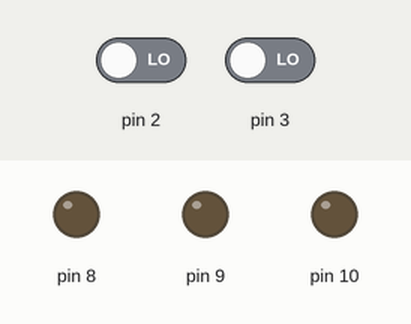
The sketch below on a simulated Arduino Uno, built with avr-gcc and run on an emulated ATmega328P. Parts: output pins drawn as LEDs (lit = HIGH). The test bench sets the inputs (shaded band); at power-on: pin 2 LOW, pin 3 LOW.

Above: at 1.5 s.
1.6 s: pin 2 driven HIGH
At 2.8 s:
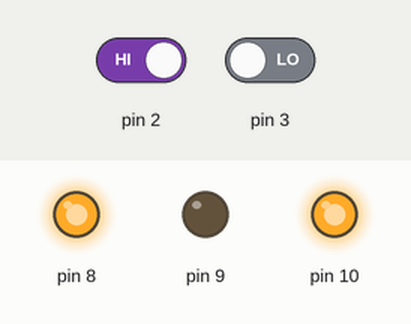
3.1 s: pin 3 driven HIGH
At 4.1 s:
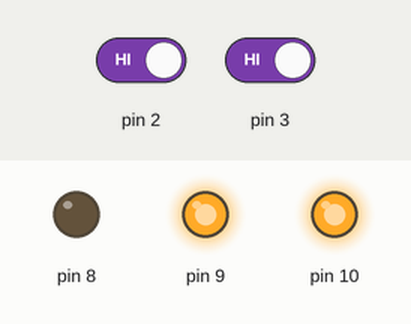
4.6 s: pin 3 driven LOW
At 5.2 s:
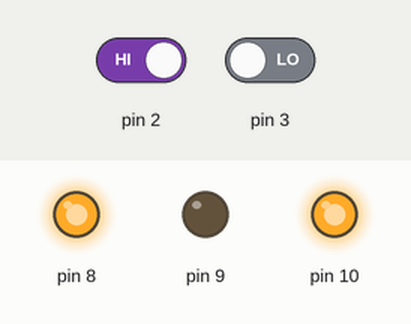
6.1 s: pin 2 driven LOW
At 6.4 s:
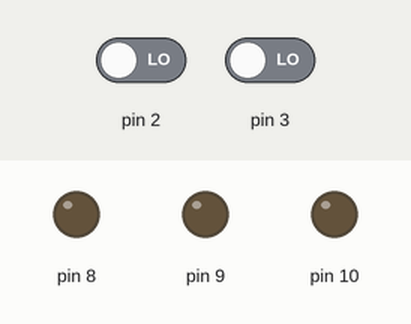
Timing chart, 0 to 8.6 s (numbered marks = the images above; inputs shaded):
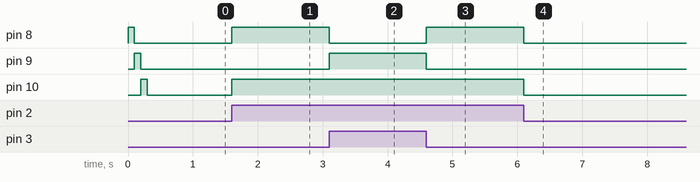

The sketch:

PortasLogicas.ino
```cpp
bool A=false, B=false;
void setup() {
  for(int i=8; i<11; i++){
    pinMode(i, OUTPUT);
    digitalWrite(i, true);
    delay(100);
    digitalWrite(i, false);
  }
  pinMode(2, INPUT);
  pinMode(3, INPUT);
}


void loop() {
  A=digitalRead(2);
  B=digitalRead(3);
  if(A || B) digitalWrite(10, true);
  else digitalWrite(10,false);
  if(A && B) digitalWrite (9, true);
  else digitalWrite(9,false);
  if (A!=B) digitalWrite(8, true);
  else digitalWrite(8, false);

}
```

VetorialParaParametrica.c
```cpp
#include <stdio.h>
#include <stdlib.h>
double obterTres(double v[], char c){
    for (int i =0;i<3;i++){
        printf("\n%c%d: ", c, i+1);
        scanf("%lf",&v[i]);
    }
    return 0;
}
void exibeponto(double V[]){
    for (int i=0; i<3; i++){
        printf("|%lf|", V[i]);
    }
    printf("\n");
}
void exibelinha(double V[], double v[]){
    char dimensao='x';
    for (int i=0; i<3; i++){
        printf("|%c=%lf+@(%lf)|\n", dimensao+i, V[i],v[i]);
    }
}

int main()
{
    double pontoA[3], vetora[3];
    printf("digite o Primeiro ponto \n");
    obterTres(pontoA, 'A');
    exibeponto(pontoA);
    printf("digite o seu vetor \n");
    obterTres(vetora, 'a');
    exibelinha(pontoA,vetora);
}
```

Measured:
- after the input at 1.6 s, pin 8, pin 10: LOW → HIGH at once
- after the input at 3.1 s, pin 8: HIGH → LOW at once; pin 9: LOW → HIGH at once
- after the input at 4.6 s, pin 8: LOW → HIGH at once; pin 9: HIGH → LOW at once
- after the input at 6.1 s, pin 8, pin 10: HIGH → LOW at once
